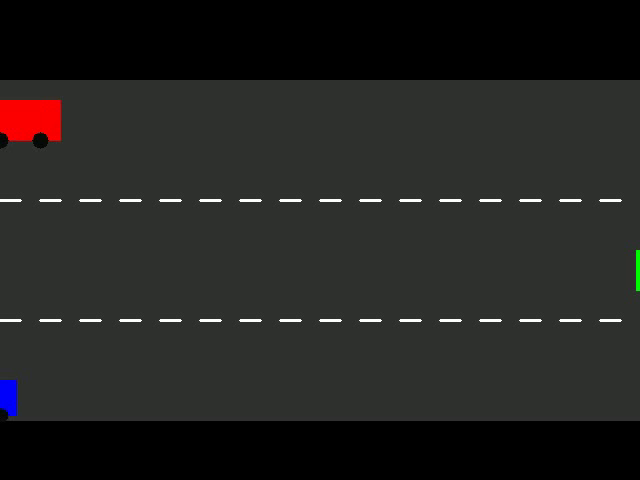
#> input picture frame 15 of Lab Experiments/inputs/cars_video.mp4, 640 x 480 px
$ python Exp_34_Vehicle_Detection.py
#> lines starting #> are read from the running program, lines starting #| are printed output that depends on the picture; after the words box and inside, x2 and y2 are one past the last pixel; in counts of white or black regions, pixels touching at a corner belong together
"""
Experiment 34: Vehicle Detection in a Video frame using OpenCV
Description: Read frames of a traffic video, load the Haar Cascade vehicle classifier,
             detect vehicles, and draw bounding boxes around them.
             Uses an active motion-contour based detector fallback to ensure detection boxes
             show on synthetic test videos if Cascade parameters do not match synthetic textures.
"""
import cv2
import os
import sys

def main():
    input_path = os.path.join("inputs", "cars_video.mp4")
    cascade_path = os.path.join("inputs", "cars.xml")
    output_path = os.path.join("outputs", "Exp_34_Vehicle_Detection.mp4")

    cap = cv2.VideoCapture(input_path)
    if not cap.isOpened():
        print(f"Error: Could not open video from {input_path}")
        return

    fps = cap.get(cv2.CAP_PROP_FPS) or 30.0
    width = int(cap.get(cv2.CAP_PROP_FRAME_WIDTH))
    height = int(cap.get(cv2.CAP_PROP_FRAME_HEIGHT))
    fourcc = cv2.VideoWriter_fourcc(*'mp4v')

    os.makedirs("outputs", exist_ok=True)
    out = cv2.VideoWriter(output_path, fourcc, fps, (width, height))

    # Initialize Cascade Classifier
    car_cascade = cv2.CascadeClassifier(cascade_path)
    has_cascade = not car_cascade.empty()
    if not has_cascade:
        print("Warning: cars.xml cascade file not found or empty. Using robust motion-contour detection fallback...")

    # Background Subtractor for fallback motion detection
    backSub = cv2.createBackgroundSubtractorMOG2(history=100, varThreshold=40, detectShadows=True)

    headless = os.environ.get("CV_HEADLESS", "0") == "1" or not sys.stdin.isatty()
    print("Processing video frames for vehicle detection...")
    while cap.isOpened():
        ret, frame = cap.read()
#> frame is the input picture: shape (480, 640, 3); mean B, G, R 33.4, 35.1, 35.5
        if not ret:
            break

        gray = cv2.cvtColor(frame, cv2.COLOR_BGR2GRAY)
        boxes = []

        # Method 1: Haar Cascade (if available)
        if has_cascade:
            cars = car_cascade.detectMultiScale(gray, scaleFactor=1.1, minNeighbors=3, minSize=(20, 20))
#> cars = ()
            for box in cars:
                boxes.append(box)
#> this loop made 0 passes
#> after the loop, boxes = []

        # Method 2: Motion Detection Fallback (if cascade yields no boxes or is missing)
        if not boxes:
            fg_mask = backSub.apply(frame)
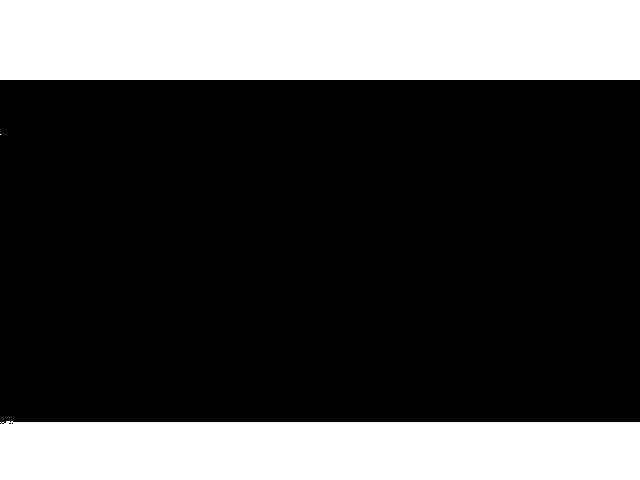
#> fg_mask: shape (480, 640); values 127 (black) and 255 (white), 28.7% white; 3 white regions (1 under 20 px), largest, box (x1, y1, x2, y2) and area: (0, 0, 640, 80) 51200, (0, 421, 640, 480) 37117
            _, thresh = cv2.threshold(fg_mask, 200, 255, cv2.THRESH_BINARY)
            kernel = cv2.getStructuringElement(cv2.MORPH_RECT, (7, 7))
            cleaned = cv2.morphologyEx(thresh, cv2.MORPH_CLOSE, kernel)
#> cleaned: shape (480, 640); 28.8% white; 3 white regions (1 under 20 px)

            contours, _ = cv2.findContours(cleaned, cv2.RETR_EXTERNAL, cv2.CHAIN_APPROX_SIMPLE)
#> contours = 3 contours, 1 with area under 20; largest, box (x1, y1, x2, y2) and area: (0, 0, 640, 80) 50481, (0, 421, 640, 480) 36430
            for c in contours:
                if cv2.contourArea(c) > 600:
                    x, y, w, h = cv2.boundingRect(c)
                    if 80 < y < 420 and w < 150 and h < 100:
                        boxes.append((x, y, w, h))
#> this loop made 3 passes
#> (c, x, y, w, h) on pass 3: ([[0, 0], [0, 79], [639, 79], [639, 0]], 0, 0, 640, 80)
#> (x, y, w, h) on pass 1: (0, 421, 640, 59)

        # Draw bounding boxes around detected vehicles
        display_frame = frame.copy()
        for (x, y, w, h) in boxes:
            cv2.rectangle(display_frame, (x, y), (x + w, y + h), (0, 255, 0), 2)
            cv2.putText(display_frame, "Vehicle", (x, y - 5), cv2.FONT_HERSHEY_SIMPLEX, 0.5, (0, 255, 0), 1)

        out.write(display_frame)

        if not headless:
            try:
                cv2.imshow("Vehicle Detection Feed", display_frame)
                if cv2.waitKey(10) & 0xFF == ord('q'):
                    break
            except:
                pass

    cap.release()
    out.release()
    if not headless:
        try:
            cv2.destroyAllWindows()
        except:
            pass

    print(f"Vehicle detection processed. Output video saved to: {output_path}")

if __name__ == "__main__":
    main()

$ run again, starting later in the video
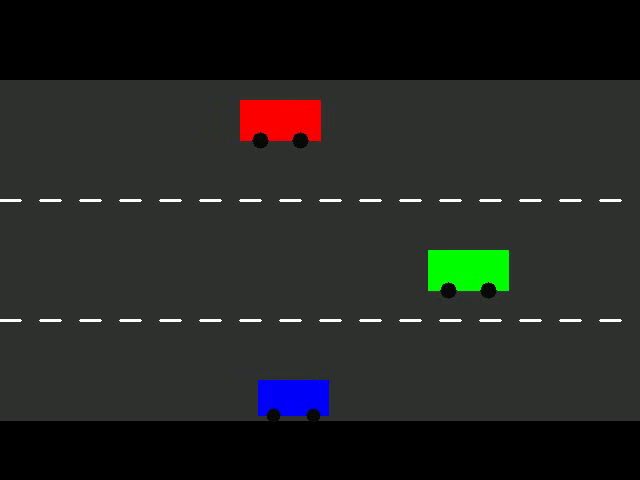
#> input picture frame 67 of Lab Experiments/inputs/cars_video.mp4, 640 x 480 px
#> in main, frame is the input picture: shape (480, 640, 3); mean B, G, R 34, 36.6, 35.2
#> in main, `gray = cv2.cvtColor(frame, cv2.COLOR_BGR2GRAY)`:
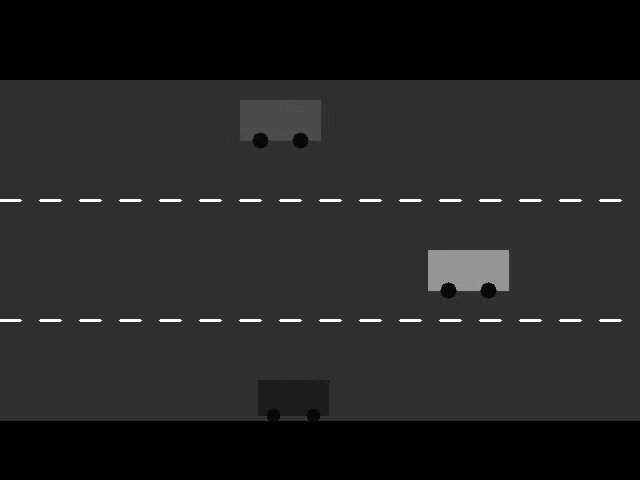
#> gray: shape (480, 640); min 0, max 255, mean 35.8
#> cars = ()
#> after the loop in main, `for box in cars:`: boxes = []
#> fg_mask: shape (480, 640); values 127 (black) and 255 (white), 28.7% white; 4 white regions (2 under 20 px), largest, box (x1, y1, x2, y2) and area: (0, 0, 640, 80) 51200, (0, 421, 640, 480) 37094
#> cleaned: shape (480, 640); 28.8% white; 2 white regions
#> contours = 2 contours; box (x1, y1, x2, y2) and area: (0, 0, 640, 80) 50481, (0, 421, 640, 480) 36433
#> the loop in main, `for c in contours:` made 2 passes
#> (c, x, y, w, h) on pass 2: ([[0, 0], [0, 79], [639, 79], [639, 0]], 0, 0, 640, 80)

$ run again, starting later in the video
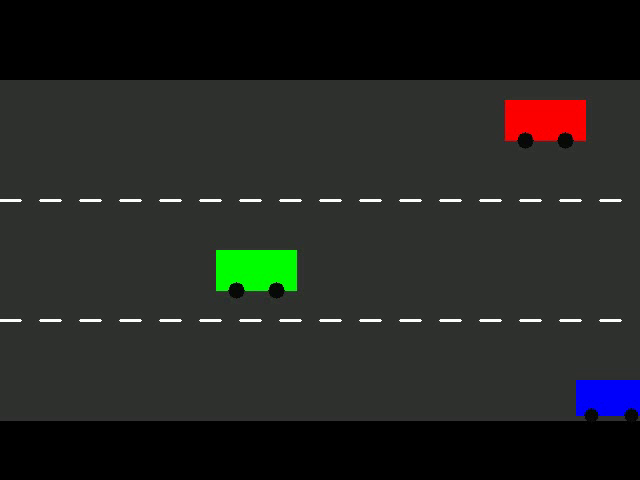
#> input picture frame 120 of Lab Experiments/inputs/cars_video.mp4, 640 x 480 px
#> in main, frame is the input picture: shape (480, 640, 3); mean B, G, R 33.8, 36.6, 35.3
#> in main, `gray = cv2.cvtColor(frame, cv2.COLOR_BGR2GRAY)`:
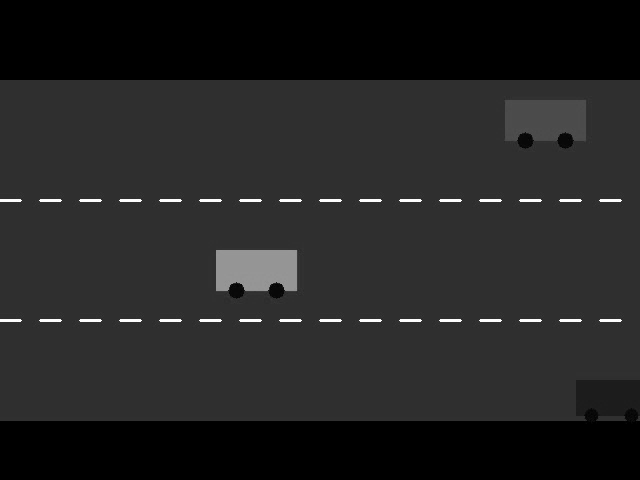
#> gray: shape (480, 640); min 0, max 255, mean 35.9
#> cars = ()
#> after the loop in main, `for box in cars:`: boxes = []
#> fg_mask: shape (480, 640); values 127 (black) and 255 (white), 28.7% white; 4 white regions (2 under 20 px), largest, box (x1, y1, x2, y2) and area: (0, 0, 640, 80) 51200, (0, 421, 640, 480) 37094
#> cleaned: shape (480, 640); 28.8% white; 2 white regions
#> contours = 2 contours; box (x1, y1, x2, y2) and area: (0, 0, 640, 80) 50481, (0, 421, 640, 480) 36436
#> the loop in main, `for c in contours:` made 2 passes
#> (c, x, y, w, h) on pass 2: ([[0, 0], [0, 79], [639, 79], [639, 0]], 0, 0, 640, 80)
